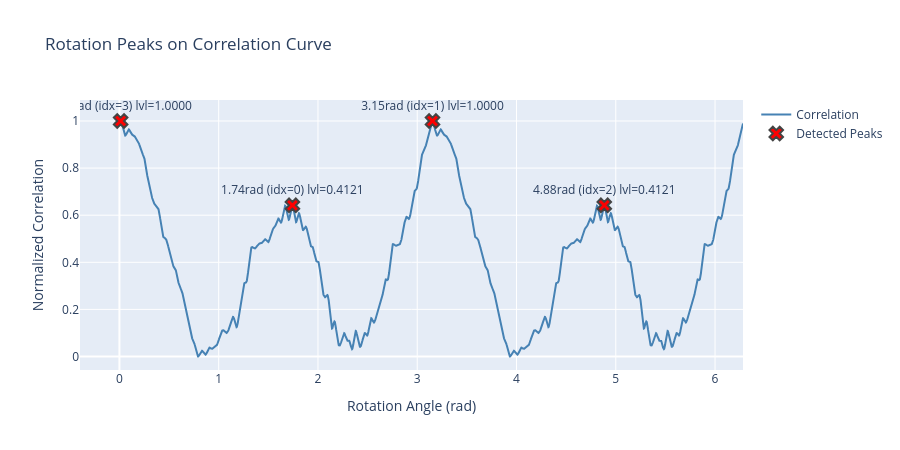

The notebook cell this image was saved under:
### Markdown cell above
## Rotation Peaks

Detected rotation peaks (red x markers) overlaid on the correlation curve. Each peak shows the angle in radians and its index in the correlation array.

### Code cell
fig = go.Figure()

if rotation_corr is not None and rotation_corr.ndim == 2:
    indices = rotation_corr[:, 0]
    angles = rotation_corr[:, 1]
    correlations = rotation_corr[:, 2]
    fig.add_trace(go.Scatter(x=angles, y=correlations, mode='lines', name='Correlation', line=dict(width=2, color='steelblue')))
    fig.update_xaxes(title_text='Rotation Angle (rad)')
    fig.update_yaxes(title_text='Normalized Correlation')

if rotation_peaks is not None and rotation_peaks.ndim == 2:
    sort_idx = np.argsort(rotation_peaks[:, 0])
    sorted_peaks = rotation_peaks[sort_idx]
    peak_angles = sorted_peaks[:, 0]
    peak_heights = sorted_peaks[:, 1]
    level_potentials = sorted_peaks[:, 3]
    peak_indices = sorted_peaks[:, 4].astype(int)
    peak_text = [f'{a:.2f}rad (idx={idx}) lvl={l:.4f}' for a, idx, l in zip(peak_angles, peak_indices, level_potentials)]
    fig.add_trace(go.Scatter(x=peak_angles, y=peak_heights, mode='markers+text',
                             marker=dict(size=12, color='red', symbol='x', line=dict(width=2)),
                             text=peak_text,
                             textposition='top center',
                             name='Detected Peaks'))

fig.update_layout(height=450, width=900, title_text='Rotation Peaks on Correlation Curve')
fig.show()

### Figure 1 — Plotly figure (JSON) as saved in the notebook; plotly's stock layout.template omitted (floating-point values rounded to 4 significant figures; data arrays with more than 128 entries replaced by an {"elided": "..."} marker saying what was removed)
{"data": [{"line": {"color": "steelblue", "width": 2}, "mode": "lines", "name": "Correlation", "type": "scatter", "x": {"elided": "4096 float values"}, "y": {"elided": "4096 float values"}}, {"marker": {"color": "red", "line": {"width": 2}, "size": 12, "symbol": "x"}, "mode": "markers+text", "name": "Detected Peaks", "text": ["0.01rad (idx=3) lvl=1.0000", "1.74rad (idx=0) lvl=0.4121", "3.15rad (idx=1) lvl=1.0000", "4.88rad (idx=2) lvl=0.4121"], "textposition": "top center", "type": "scatter", "x": [0.01227, 1.743, 3.154, 4.884], "y": [1.0, 0.642, 1.0, 0.642]}], "layout": {"height": 450, "title": {"text": "Rotation Peaks on Correlation Curve"}, "width": 900, "xaxis": {"title": {"text": "Rotation Angle (rad)"}}, "yaxis": {"title": {"text": "Normalized Correlation"}}}}
